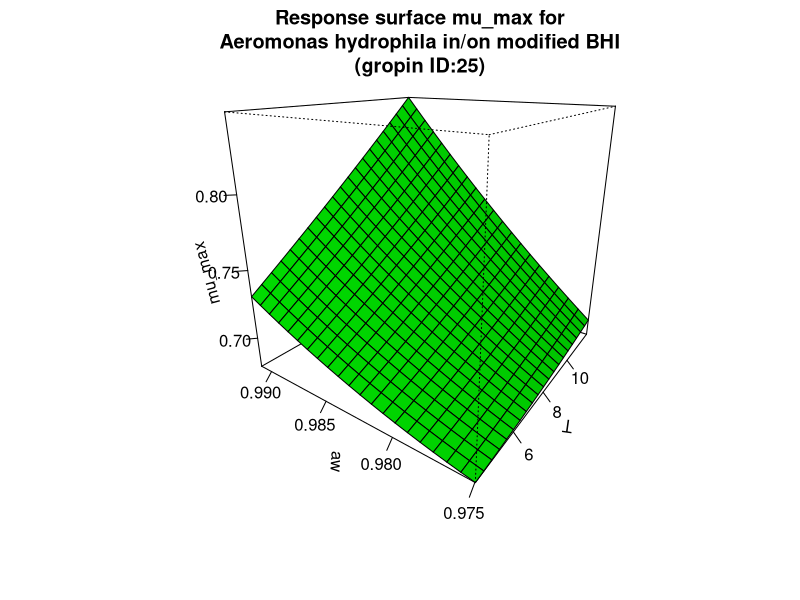

This figure's R source:
#############################
# start of Parameter script
#############################
T <- seq(4.004,11.988011988012,length.out=21)
aw <- seq(0.974974,0.991008991008991,length.out=21)
#############################
# end of Parameter script
#############################
############################# 
# start of Model script Gropin ID 25 
#############################
 
# constant coefficients for this model
Im <- 89.6
m1 <- -0.8
m3 <- -181
m4 <- 0.00013
m6 <- 92.1
m8 <- 0.82
 
variables <- data.frame(T,aw)
argumentsPar <- expand.grid(variables)
 
# heart of the model
response_surface <- function(T,aw) {
   mumax <-(Im+(m1*T)+(m3*aw)+(m4*(T^2))+(m6*(aw^2))+(m8*T*aw))

return(mumax=mumax)
} 

# output parameters
mumax <- cbind(argumentsPar,response_surface(argumentsPar['T'],argumentsPar['aw']))
colnames(mumax) <- c(colnames(argumentsPar),'mumax')
#############################
# End of Model script
#############################
############################# 
# start of Visualisation script Gropin ID 25 
#############################
persp(T,aw,matrix(unlist(mumax$mumax),nrow=21),col = 'green',xlab='T',ylab='aw',zlab='mu_max',main='Response surface mu_max for
Aeromonas hydrophila in/on modified BHI
(gropin ID:25)',theta=305,phi=20,shade=0.25,ticktype = 'detailed')
#############################
# End of Visualisation script
#############################
